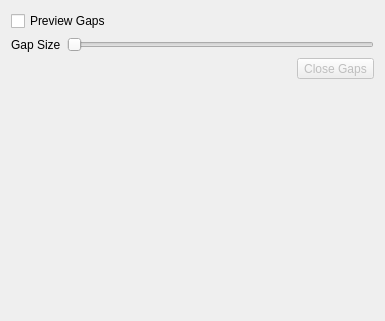
<?xml version="1.0" encoding="UTF-8"?>
<ui version="4.0">
 <class>toolPropertyContainer</class>
 <widget class="QWidget" name="toolPropertyContainer">
  <property name="geometry">
   <rect>
    <x>0</x>
    <y>0</y>
    <width>385</width>
    <height>321</height>
   </rect>
  </property>
  <property name="windowTitle">
   <string>Form</string>
  </property>
  <layout class="QVBoxLayout" name="verticalLayout">
   <item>
    <widget class="QCheckBox" name="previewGaps">
     <property name="text">
      <string>Preview Gaps</string>
     </property>
    </widget>
   </item>
   <item>
    <layout class="QHBoxLayout" name="horizontalLayout_2">
     <item>
      <widget class="QLabel" name="label">
       <property name="text">
        <string>Gap Size</string>
       </property>
      </widget>
     </item>
     <item>
      <widget class="QSlider" name="gapSize">
       <property name="maximum">
        <number>50</number>
       </property>
       <property name="orientation">
        <enum>Qt::Horizontal</enum>
       </property>
      </widget>
     </item>
    </layout>
   </item>
   <item>
    <layout class="QHBoxLayout" name="horizontalLayout">
     <item>
      <spacer name="horizontalSpacer">
       <property name="orientation">
        <enum>Qt::Horizontal</enum>
       </property>
       <property name="sizeHint" stdset="0">
        <size>
         <width>40</width>
         <height>20</height>
        </size>
       </property>
      </spacer>
     </item>
     <item>
      <widget class="QToolButton" name="closeGaps">
       <property name="enabled">
        <bool>false</bool>
       </property>
       <property name="text">
        <string>Close Gaps</string>
       </property>
      </widget>
     </item>
    </layout>
   </item>
   <item>
    <spacer name="verticalSpacer">
     <property name="orientation">
      <enum>Qt::Vertical</enum>
     </property>
     <property name="sizeHint" stdset="0">
      <size>
       <width>20</width>
       <height>206</height>
      </size>
     </property>
    </spacer>
   </item>
  </layout>
 </widget>
 <resources/>
 <connections/>
</ui>
